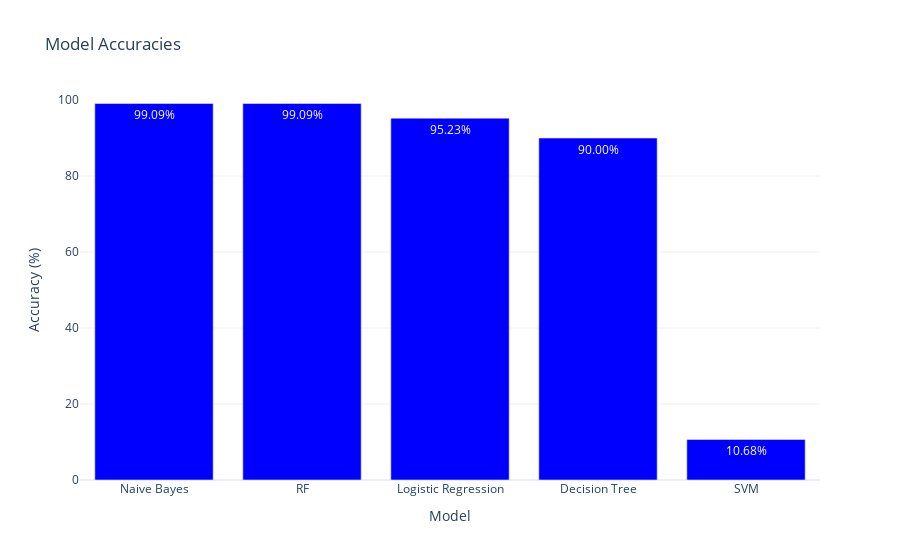

Here is the notebook cell this chart was saved with:
### Markdown cell above
#### Plotting the accuracy comparison

### Code cell
import plotly.graph_objects as go

# Extract model names and their respective accuracies
model_names = list(accuracy_models.keys())
accuracies = list(accuracy_models.values())

# Create the bar chart
fig = go.Figure()

fig.add_trace(go.Bar(
    x=model_names,
    y=[a * 100 for a in accuracies],
    text=[f'{a * 100:.2f}%' for a in accuracies],
    textposition='auto',
    name='Accuracy',
    marker_color='blue'
))

# Update layout
fig.update_layout(
    title='Model Accuracies',
    xaxis_title='Model',
    yaxis_title='Accuracy (%)',
    template='plotly_white',
    yaxis=dict(range=[0, 100])
)

# Show the figure
fig.show()

sns.barplot(x = list(accuracy_models.values()),y = model,palette='dark')

### Figure 1 — Plotly figure (JSON) as saved in the notebook; plotly's stock layout.template omitted (floating-point values rounded to 4 significant figures)
{"data": [{"marker": {"color": "blue"}, "name": "Accuracy", "text": ["99.09%", "99.09%", "95.23%", "90.00%", "10.68%"], "textposition": "auto", "type": "bar", "x": ["Naive Bayes", "RF", "Logistic Regression", "Decision Tree", "SVM"], "y": [99.09, 99.09, 95.23, 90, 10.68]}], "layout": {"title": {"text": "Model Accuracies"}, "xaxis": {"title": {"text": "Model"}}, "yaxis": {"range": [0, 100], "title": {"text": "Accuracy (%)"}}}}
